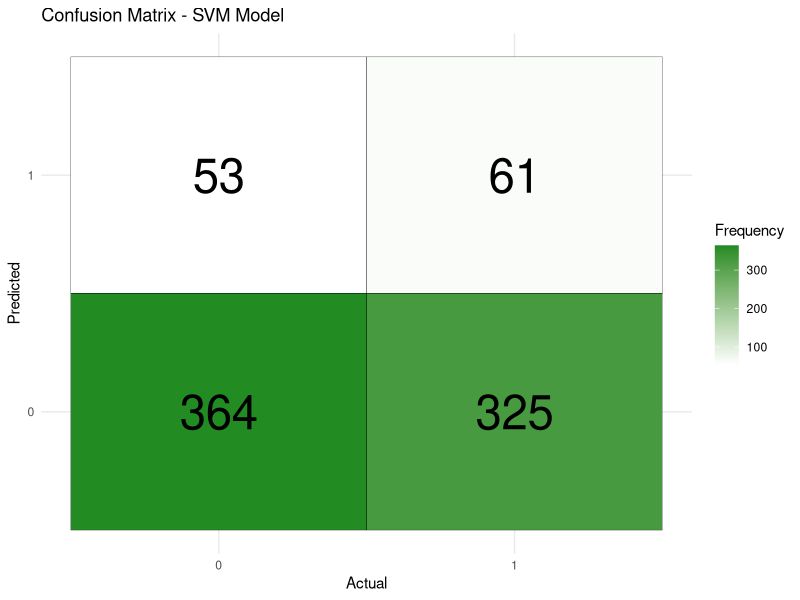
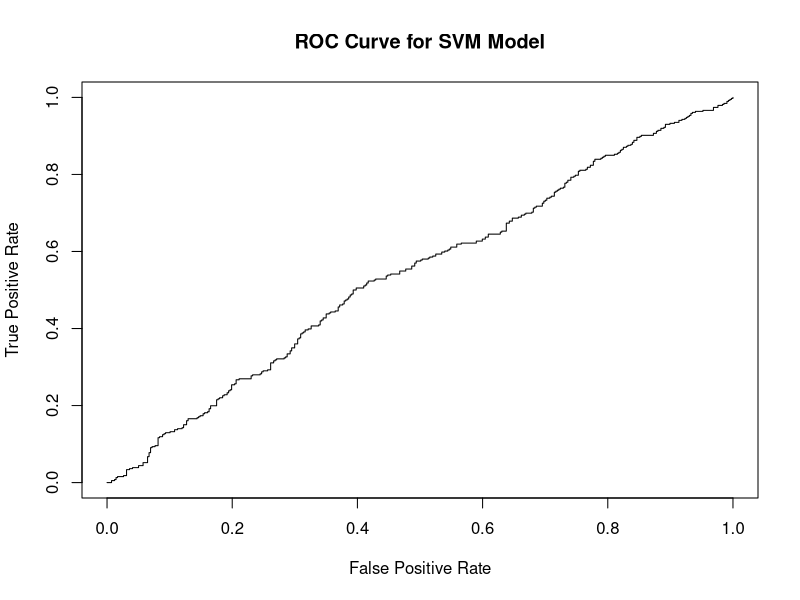
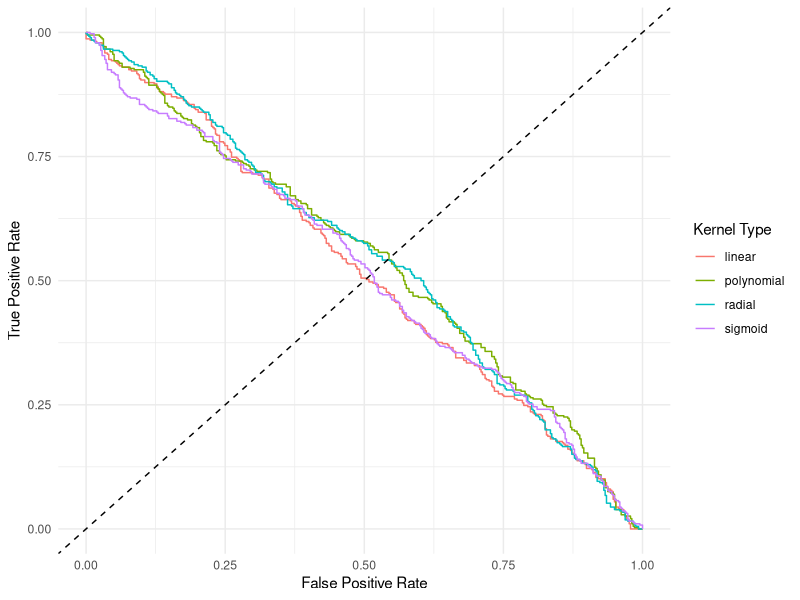
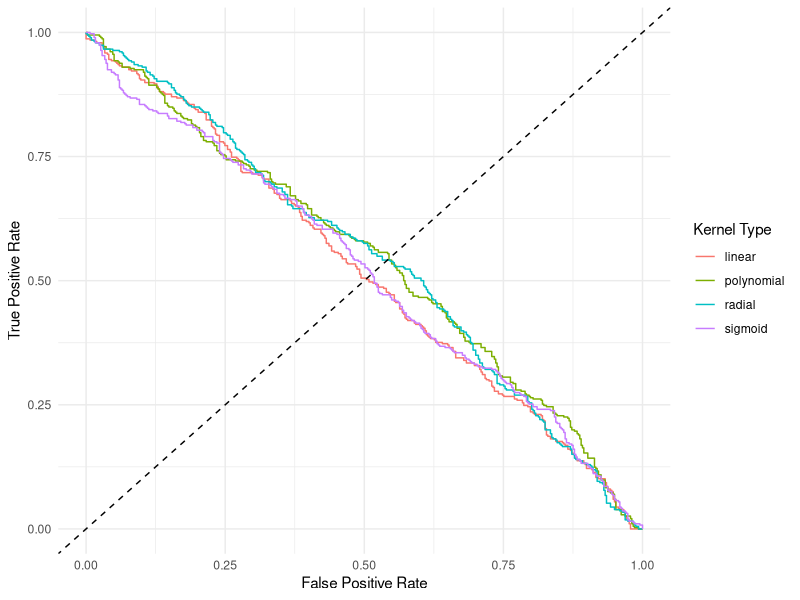
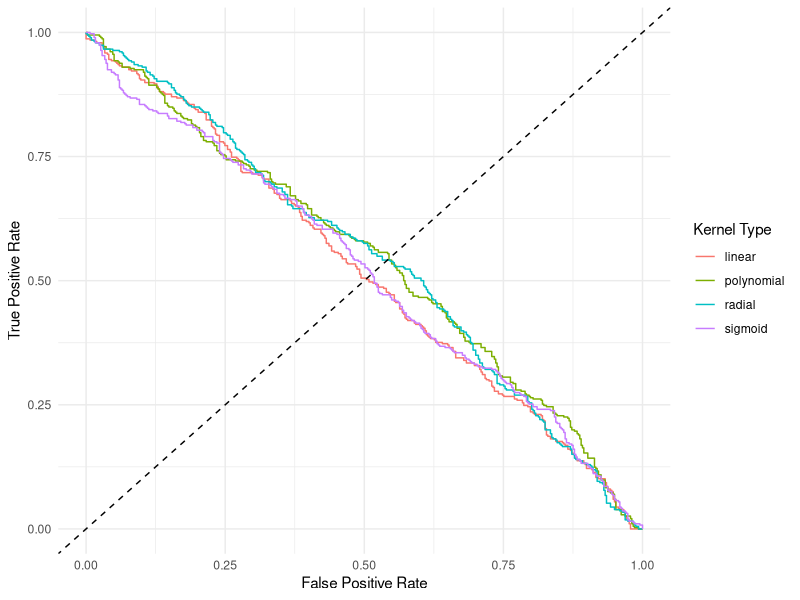
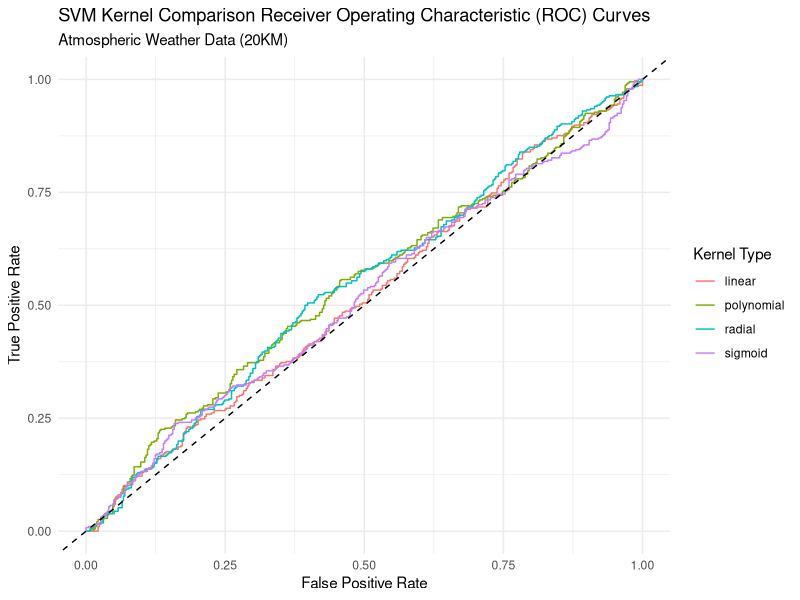

Reproduce these figures in R, in order.
# Load required libraries
# install.packages("dplyr")
# install.packages("tidyr")
# install.packages("readr")
# install.packages("e1071")
#-------------------------------------------------------------------------------

# Load required library
library(dplyr)
library(tidyr)
library(readr)
library(e1071)
#-------------------------------------------------------------------------------

# NOTE: Set to your working directory
setwd(dirname(rstudioapi::getSourceEditorContext()$path))
print(paste("Current Working Directory: ",getwd()), sep="\n")

#===============================================================================
# Load the dataset
# df <- read_csv("ground_weather_preprocessed.csv")
# plot.subtitle <- "Ground Weather Data"

df <- read_csv("atmospheric_weather_preprocessed.csv")
plot.subtitle <- "Atmospheric Weather Data (20KM)"
#===============================================================================


# Split the dataset into predictors (X) and the target variable (y)
target_variable_column <- "image"
X <- select(df, -target_variable_column)
y <- select(df, target_variable_column)
dim(X)[1] == dim(y)[1]
# Perform any additional data preprocessing steps as needed
# For example, scaling/standardizing variables, creating dummy variables, etc.

# Split the dataset into training and testing sets
set.seed(123)  # Set a random seed for reproducibility
train_threshold <- 0.7 # 70% for training
train_indices <- sample(nrow(df), nrow(df) * train_threshold)  
train_data <- df[train_indices, ]
test_data <- df[-train_indices, ]

#-------------------------------------------------------------------------------
svm_model <- svm(image ~ ., data = train_data, 
                 kernel = "radial",   # Kernel choice (options: "linear", "radial", "polynomial", "sigmoid")
                 cost = 1,            # Cost parameter (C)
                 gamma = 0.1,         # Gamma parameter (only applicable for radial, polynomial, and sigmoid kernels)
                 degree = 3)          # Degree parameter (only applicable for polynomial kernel)

# Print the details of the SVM model
print(svm_model)
predictions <- predict(svm_model, newdata = test_data)

# Round the predictions to 1 or 0
rounded_predictions <- ifelse(predictions > 0.5, 1, 0)

# Evaluate the model
accuracy <- sum(rounded_predictions == test_data$image) / nrow(test_data)
cat("Accuracy:", accuracy)

# Create a confusion matrix
confusion_matrix <- table(rounded_predictions, test_data$image)
confusion_matrix
#-------------------------------------------------------------------------------

library(ggplot2)

# Create a dataframe with the actual and predicted values
results <- data.frame(Actual = test_data$image, Predicted = rounded_predictions)

# Confusion matrix plot
confusion_matrix <- table(results$Actual, results$Predicted)

ggplot() +
  geom_tile(data = as.data.frame.table(confusion_matrix),
            aes(x = Var1, y = Var2, fill = Freq), color = "black") +
  geom_text(data = as.data.frame.table(confusion_matrix),
            aes(x = Var1, y = Var2, label = Freq), color = "black", size = 12) +
  labs(x = "Actual", y = "Predicted", fill = "Frequency", title = "Confusion Matrix - SVM Model") +
  scale_fill_gradient(low = "white", high = "forestgreen") +
  theme_minimal()

#-------------------------------------------------------------------------------
# ROC Curve visualization
library(ROCR)
# Create prediction object
pred <- prediction(predictions, test_data$image)
# Create performance object
perf <- performance(pred, "tpr", "fpr")
# Plot the ROC curve
plot(perf, main = "ROC Curve for SVM Model", xlab = "False Positive Rate", ylab = "True Positive Rate")
#-------------------------------------------------------------------------------
# Kernel Selection Visualization
library(pROC)
library(ggplot2)

# Define the kernel types you want to compare
kernel_types <- c("linear", "radial", "polynomial", "sigmoid")

# Function to fit SVM models with different kernels and calculate ROC curves
fit_svm_model <- function(kernel_type) {
  svm_model <- svm(image ~ ., data = train_data, 
                   kernel = kernel_type,
                   cost = 1,
                   gamma = 0.1,
                   degree = 3)
  
  # Predict probabilities for the test data
  probabilities <- predict(svm_model, newdata = test_data, probability = TRUE)
  
  # Calculate the ROC curve
  roc_obj <- roc(test_data$image, probabilities)
  
  # Return the ROC curve object
  roc_obj
}

# Fit SVM models with different kernels and calculate ROC curves
roc_curves <- lapply(kernel_types, fit_svm_model)

# Combine the ROC curves into a data frame
roc_data <- do.call(rbind, lapply(seq_along(kernel_types), function(i) {
  data.frame(kernel = kernel_types[i],
             fpr = roc_curves[[i]]$specificities,
             tpr = roc_curves[[i]]$sensitivities)
}))

# Plot the ROC curves
ggplot(roc_data, aes(x = fpr, y = tpr, color = kernel)) +
  geom_line() +
  geom_abline(slope = 1, intercept = 0, linetype = "dashed") +
  labs(x = "False Positive Rate", y = "True Positive Rate", color = "Kernel Type") +
  theme_minimal()

# Plot the ROC curves
ggplot(roc_data, aes(x = fpr, y = tpr, color = kernel)) +
  geom_line() +
  geom_abline(slope = 1, intercept = 0, linetype = "dashed") +
  labs(x = "False Positive Rate", y = "True Positive Rate", color = "Kernel Type") +
  theme_minimal()


# Plot the ROC curves with adjusted visual
ggplot(roc_data, aes(x = fpr, y = tpr, color = kernel)) +
  geom_path() +
  geom_abline(slope = 1, intercept = 0, linetype = "dashed") +
  labs(x = "False Positive Rate", y = "True Positive Rate", color = "Kernel Type") +
  theme_minimal() +
  xlim(0, 1) +
  ylim(0, 1)

# Invert the FPR values
roc_data$fpr_inverted <- 1 - roc_data$fpr

# Plot the ROC curves with inverted FPR and title/subtitle
ggplot(roc_data, aes(x = fpr_inverted, y = tpr, color = kernel)) +
  geom_path() +
  geom_abline(slope = 1, intercept = 0, linetype = "dashed") +
  labs(x = "False Positive Rate", y = "True Positive Rate", color = "Kernel Type",
       title = "SVM Kernel Comparison Receiver Operating Characteristic (ROC) Curves",
       subtitle = plot.subtitle) +
  theme_minimal() +
  xlim(0, 1) +
  ylim(0, 1)


#-------------------------------------------------------------------------------
# Decision Boundary Visualization

#-------------------------------------------------------------------------------
